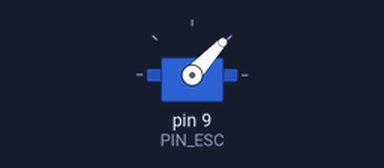
The sketch below on a simulated Arduino Uno, built with avr-gcc and run on an emulated ATmega328P. Shown: servo.

Above: at 3.05 s.
At 3.5 s:
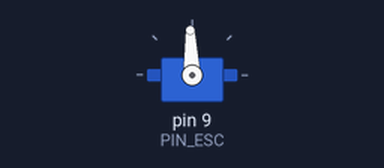
At 3.75 s:
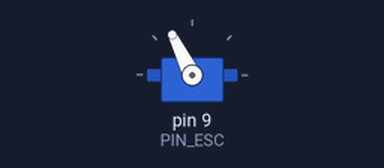
At 4.0 s:
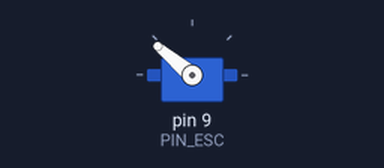
Timing chart, 0 to 6.0 s (numbered marks = the images above):
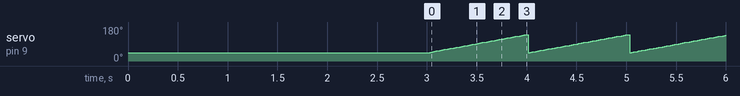

The sketch:

esc_arduino_micros.ino
```cpp
#include <Servo.h>

Servo esc;
const int PIN_ESC = 9;

const int PULSO_MIN = 1000;
const int PULSO_MAX = 2000;

void setup() {
  esc.attach(PIN_ESC);

  // Armar o ESC
  esc.writeMicroseconds(PULSO_MIN);
  delay(3000);
}

void loop() {
  for (int pulso = PULSO_MIN; pulso <= PULSO_MAX; pulso += 10) {
    esc.writeMicroseconds(pulso);
    delay(10);
  }
}
```

Measured:
- by itself, servo on pin 9 (PIN_ESC): ramps from 44° to 141° and jumps back, once every 1.0 s
